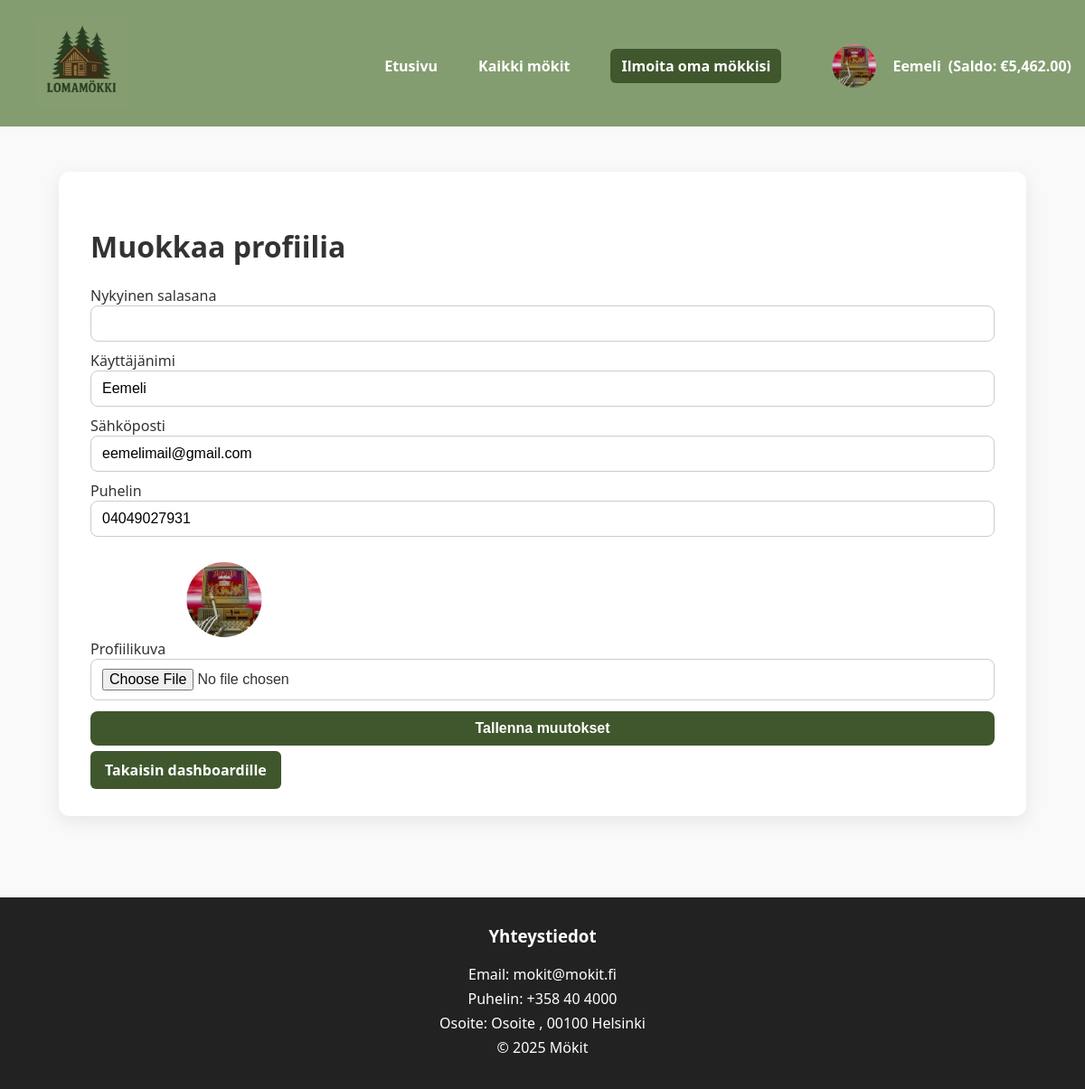
The page /edit_profile.php (signed in) on the database its author committed.
### tables this page shows
CREATE TABLE `users` (
  `id` int(11) NOT NULL,
  `username` varchar(100) NOT NULL,
  `email` varchar(255) NOT NULL,
  `phone` varchar(30) NOT NULL,
  `profile_image` varchar(255) DEFAULT NULL,
  `password` varchar(255) NOT NULL,
  `created_at` timestamp NOT NULL DEFAULT current_timestamp(),
  `balance` decimal(10,2) DEFAULT 0.00,
  `role` enum('admin','user') NOT NULL DEFAULT 'user'
);

### edit_profile.php (the view, shortened to what this page needs)
<?php
require 'config.php';
include 'header.php';
$stmt = $pdo->prepare("SELECT username, email, phone, profile_image, password FROM users WHERE id = ?");
$stmt->execute([$_SESSION['user_id']]);
$user = $stmt->fetch(PDO::FETCH_ASSOC);
?>
<!doctype html>
<html lang="fi">
<head>
<link rel="stylesheet" href="style.css">
</head>
<body>
<main class="add_cabin">
  <h1>Muokkaa profiilia</h1>
  <form method="post" enctype="multipart/form-data">
      <label>Nykyinen salasana
        <input type="password" name="current_password" required>
      </label>
      <label>Käyttäjänimi
        <input type="text" name="username" value="<?=htmlspecialchars($user['username'] ?? '')?>" required>
      </label>
      <label>Sähköposti
        <input type="email" name="email" value="<?=htmlspecialchars($user['email'] ?? '')?>" required>
      </label>
      <label>Puhelin
        <input type="tel" name="phone" value="<?=htmlspecialchars($user['phone'] ?? '')?>" required>
      </label>
      <label>Profiilikuva
        <?php if (!empty($user['profile_image'])): ?>
            <img src="<?=htmlspecialchars($user['profile_image'])?>" alt="Profiili" class="profile-preview">
        <?php endif; ?>
        <input type="file" name="profile_image" accept="image/*">
      </label>
      <button type="submit">Tallenna muutokset</button>
  </form>
  <a href="dashboard.php" class="btn back-btn">Takaisin dashboardille</a>
</main>
</body>
</html>
<?php include 'footer.php'; ?>

### header.php (shortened to what this page needs)
<?php
require 'config.php';
$user = null;
if (isset($_SESSION['user_id'])) {
    $stmt = $pdo->prepare("SELECT * FROM users WHERE id = ?");
    $stmt->execute([$_SESSION['user_id']]);
    $user = $stmt->fetch();
    $user_balance = $user['balance'] ?? 0;
}
?>
<header>
  <div class="header-flex" style="display:flex;justify-content:space-between;align-items:center;padding:20px 0;">
<a href="index.php"><img src="images/logo.png" width="100" alt="Lomamökki logo" style="margin-left:40px;"></a>
    <nav style="display:flex;align-items:center;gap:15px;">
      <a href="index.php" style="color:#fff;text-decoration:none;font-weight:600;">Etusivu</a>
      <a href="all_cabins.php" style="color:#fff;text-decoration:none;font-weight:600;">Kaikki mökit</a>
      <a href="<?= isset($_SESSION['user_id']) ? 'add_cabin.php' : 'login.php'; ?>" class="btn" style="color:#fff;background:#40572e;padding:8px 12px;border-radius:6px;">Ilmoita oma mökkisi</a>
      <?php if ($user): ?>
      <div class="profile-dropdown" style="position:relative;">
        <a href="#" style="display:flex;align-items:center;color:#fff;text-decoration:none;">
          <img src="<?=htmlspecialchars($user['profile_image'] ?? 'default-avatar.png')?>" alt="Profiili" class="profile-pic" style="width:70px;height:70px;border-radius:50%;object-fit:cover;margin-right:8px;">
          <?=htmlspecialchars($user['username'])?>
          <span style="margin-left:8px;font-weight:600;">(Saldo: €<?=number_format($user_balance, 2)?>)</span>
        </a>
      </div>
      <?php else: ?>
        <a href="login.php" style="color:#fff;text-decoration:none;font-weight:600;">Kirjaudu / Rekisteröidy</a>
      <?php endif; ?>
    </nav>
  </div>
</header>

### style.css (style rules this page uses)
body { font-family: 'Segoe UI', Tahoma, Geneva, Verdana, sans-serif; margin: 0; color: #333; background-color: #f9f9f9; display: flex; flex-direction: column; min-height: 100vh; }
header { background-color: #849D70; color: #fff; padding: 5x 0; margin-bottom: auto; text-align: center; }
header nav { margin-top: 5px; }
header nav a { color: #fff; margin: 0 15px; text-decoration: none; font-weight: 600; transition: color 0.2s; }
.btn { background-color: #40572e; color: white; padding: 10px 16px; text-align: center; border-radius: 6px; text-decoration: none; font-weight: bold; transition: background-color 0.3s ease; }
label { display: block; margin: 10px 0 4px; font-weight: 500; }
input, button { width: 100%; padding: 10px 12px; border-radius: 8px; border: 1px solid #ccc; font-size: 1em; transition: border-color 0.2s, box-shadow 0.2s; }
button { background-color: #40572e; color: #fff; border: none; font-weight: 600; margin-top: 8px; transition: background-color 0.2s, transform 0.2s; }
.profile-dropdown { position: relative; display: inline-block; }
.profile-pic { width: 135px; height: 135px; border-radius: 50%; object-fit: cover; margin-right: 8px; }
.add_cabin { width: 90%; max-width: 1000px; margin: 50px auto; padding: 40px 35px; background-color: #fff; border-radius: 12px; box-shadow: 0 6px 20px rgba(0,0,0,0.08); }
.profile-preview { width: 120px; height: 120px; border-radius: 50%; object-fit: cover; margin-right: 8px; }

### rows shown on the page
users: profile_image (picture), username "Eemeli", balance "5,462.00", email "eemelimail@gmail.com", phone "04049027931"
